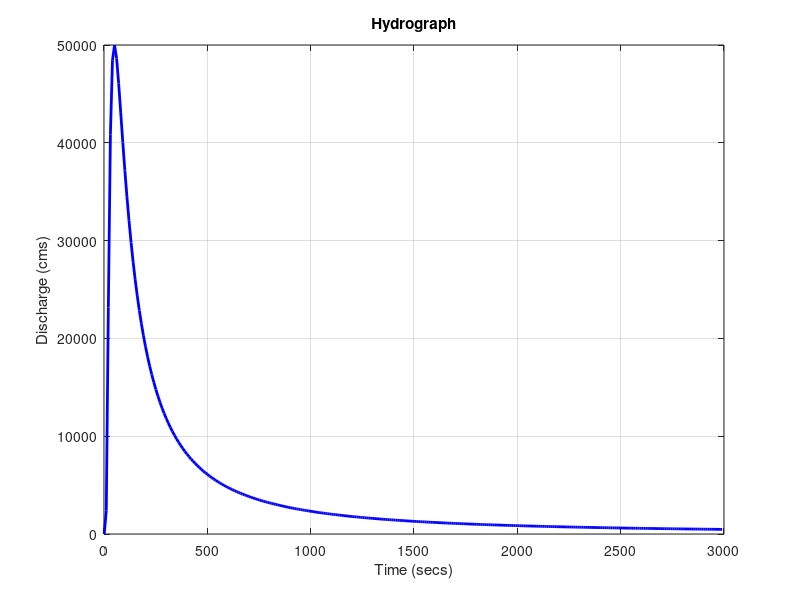

Source code (MATLAB): (Note: this script raises an error after producing the figure.)
addpath(genpath('functions'))

% Criss, R. E., & Winston, W. E. (2003). 
% Hydrograph for small basins following intense storms. 
% Geophysical Research Letters, 30(6).

% Parameters
time_lag = 50; % (sec)
t = 1:10:3000; % Time series in seconds (time steps = 10 mins) 
Qmax = 50000; % Peak flow (cms)

% Hydrograph calculation
b = 1.5*time_lag; % Time constant in seconds
Q = Qmax * (2 * exp(1) * b ./ (3 * t)).^(3/2) .* exp(-b ./ t);

% Plot hydrograph
figure
plot(t, Q, 'b-', 'LineWidth', 2)
xlabel('Time (secs)')
ylabel('Discharge (cms)')
title('Hydrograph')
grid on

print('data/txt/steep/hydrograph.png','-dpng','-r300')
write_watlab_hydrograph_correction_off('data/txt/steep/hydrograph.txt', t, Q)

%%
% Parameters
time_lag = 150; % (sec)
t = 1:10:3000; % Time series in seconds (time steps = 10 mins) 
Qmax = 2000; % Peak flow (cms)

% Hydrograph calculation
b = 1.5*time_lag; % Time constant in seconds
Q = Qmax * (2 * exp(1) * b ./ (3 * t)).^(3/2) .* exp(-b ./ t);

% Plot hydrograph
figure
plot(t, Q, 'b-', 'LineWidth', 2)
xlabel('Time (secs)')
ylabel('Discharge (cms)')
title('Hydrograph')
grid on

print('data/txt/gentle/hydrograph.png','-dpng','-r300')
write_watlab_hydrograph_correction_off('data/txt/gentle/hydrograph.txt', t, Q)
